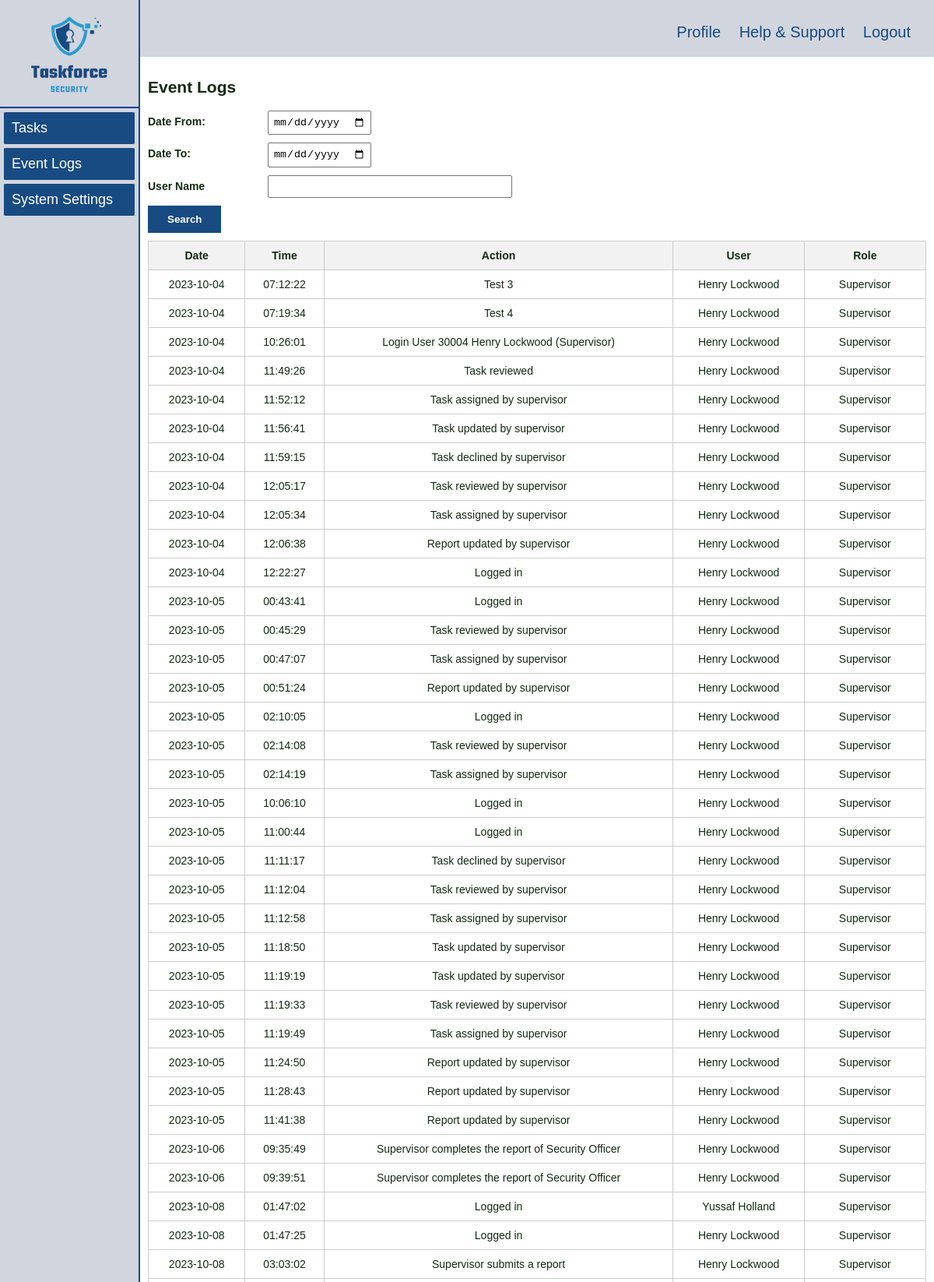
The page /administrator/event_logs.php (upper part) on the database its author committed.
### tables this page shows
CREATE TABLE `event_logs` (
  `eventId` int(5) NOT NULL,
  `action` varchar(100) NOT NULL,
  `userId` int(5) NOT NULL,
  `timestamp` timestamp NOT NULL DEFAULT current_timestamp()
);

CREATE TABLE `user` (
  `userId` int(5) NOT NULL,
  `fName` varchar(50) NOT NULL,
  `lName` varchar(50) NOT NULL,
  `role` varchar(20) NOT NULL,
  `dateStart` date NOT NULL,
  `password` varchar(30) NOT NULL,
  `timestamp` timestamp NOT NULL DEFAULT current_timestamp(),
  `DOB` varchar(255) NOT NULL,
  `sex` varchar(255) DEFAULT NULL,
  `address` varchar(255) DEFAULT NULL,
  `contact` int(11) DEFAULT NULL,
  `email` varchar(255) DEFAULT NULL,
  `usi` int(11) DEFAULT NULL,
  `licence` varchar(255) DEFAULT NULL,
  `Driving_licence` varchar(255) DEFAULT NULL
);

### administrator/event_logs.php (the view, shortened to what this page needs)
<!DOCTYPE html>
<html lang="en">
<head>
    <link rel="stylesheet" href="../styles/navigation.css">
    <link rel="stylesheet" href="../styles/style.css">
</head>
<body>
    <div class="wrapper">
        <div class="left_navbar">
            <div class="logo">
                <img src="../images/logo.png" alt="">
            </div>
            <ul>
                <a href="tasks.html"><li>Tasks</li></a>
                <a href="event_logs.php"><li>Event Logs</li></a>
                <a href="system_settings.html"><li>System Settings</li></a>
            </ul>
        </div>
        <div class="right_content">
            <div class="upper_navbar">
                <a href="../profile/profile.html">Profile</a>
                <a href="../profile/profile.html">Help & Support</a>
                <a href="../login/logout.php">Logout</a>
            </div>
            <div class="main_content">
                <div class="divtoggle">
                    <h2>Event Logs</h2>
                </div>
                <div class="search-bar">
            <div class="search-input">
                <label for="dateFrom">Date From: </label>
                <input type="date" id="dateFrom">
            </div>
            <div class="search-input">
                <label for="dateTo">Date To: </label>
                <input type="date" id="dateTo">
            </div>
            <div class="search-input">
                <label for="userName">User Name</label>
                <input type="text" id="userName">
            </div>
            <button type="button" id="searchButton">Search</button>
        </div>
        <table class="event-log-table">
            <thead>
                <tr>
                    <th>Date</th>
                    <th>Time</th>
                    <th>Action</th>
                    <th>User</th>
                    <th>Role</th>
                </tr>
            </thead>
                    <tbody id="eventLogData">
    <?php
    require_once "../inc/dbconn.inc.php";
    if (isset($conn)) {
        $sql = "SELECT event_logs.*, user.fName, user.lName, user.role AS user_role FROM event_logs
                JOIN user ON event_logs.userid = user.userid";
        $result = $conn->query($sql);
        while ($row = $result->fetch_assoc()) {
            $timestamp = $row['timestamp'];
            $date = date('Y-m-d', strtotime($timestamp));
            $time = date('H:i:s', strtotime($timestamp));
            echo '<tr>';
            echo '<td>' . $date . '</td>';
            echo '<td>' . $time . '</td>';
            echo '<td>' . $row['action'] . '</td>';
            echo '<td>' . $row['fName'] . ' ' . $row['lName'] . '</td>';
            echo '<td>' . $row['user_role'] . '</td>';
            echo '</tr>';
        }
    } else {
        echo "Failed to connect to the database.";
    }
    ?>
</tbody>
                </table>
            </div>
        </div>
    </div>
</body>
</html>

### styles/navigation.css (style rules this page uses)
body { margin: 0% !important; }
.wrapper { width: 100%; height: 100vh; }
.left_navbar { float: left; width: 14.8%; height: 100%; position: fixed; background-color: #D1D5DE; border-right: 2px solid #184B81; }
.left_navbar .logo { margin-top: 20px; margin-bottom: 10px; text-align: center; }
.left_navbar .logo img { width: 100px; height: 100px; margin: 0px auto; }
.left_navbar ul { list-style-type: none; padding-inline-start: 0px !important; border-top: 2px solid #023C9A; }
.left_navbar ul li { font-size: 18px; margin: 5px; padding: 10px; background-color: #184B81; border-radius: 2%; color: white; }
.left_navbar ul a { color: #132A13; text-decoration: none; }
.right_content { float: right; width: 85%; }
.upper_navbar { text-align: right; background-color: #D1D5DE; padding: 30px 30px 20px 30px; font-size: 20px; }
.upper_navbar a { margin-left: 18px; text-decoration: none; color: #184B81; }
.main_content { padding: 10px; color: #132A13; }

### styles/style.css (style rules this page uses)
body { font-family: Helvetica, Arial, sans-serif; font-size: 14px; }
table { width: 100%; border-collapse: collapse; border: 1px solid #000; margin-top: 10px; margin-bottom: 10px; }
th, td { border: 1px solid #000; padding: 8px; }
button { font-weight: bold; color: #fff; border: none; background-color: #184B81; padding: 10px 25px; cursor: pointer; }
input { padding: 5px; margin-bottom: 10px; }
input[type="text"] { width: 300px; }
label { font-weight: bold; margin-bottom: 5px; width: 150px; display: inline-block; margin-bottom: 10px; }
table { width: 100%; border-collapse: collapse; }
th, td { text-align: center; padding: 10px; border: 1px solid #ccc; }
th { background-color: #f2f2f2; }
.divtoggle { display: flex; justify-content: space-between; }

### rows shown on the page
event_logs: timestamp "2023-10-04", timestamp "07:12:22", action "Test 3", userId.fName "Henry", userId.lName "Lockwood", userId.role "Supervisor"
event_logs: timestamp "2023-10-04", timestamp "07:19:34", action "Test 4", userId.fName "Henry", userId.lName "Lockwood", userId.role "Supervisor"
event_logs: timestamp "2023-10-04", timestamp "10:26:01", action "Login User 30004 Henry Lockwood (Supervisor)", userId.fName "Henry", userId.lName "Lockwood", userId.role "Supervisor"
event_logs: timestamp "2023-10-04", timestamp "11:49:26", action "Task reviewed", userId.fName "Henry", userId.lName "Lockwood", userId.role "Supervisor"
event_logs: timestamp "2023-10-04", timestamp "11:52:12", action "Task assigned by supervisor", userId.fName "Henry", userId.lName "Lockwood", userId.role "Supervisor"
event_logs: timestamp "2023-10-04", timestamp "11:56:41", action "Task updated by supervisor", userId.fName "Henry", userId.lName "Lockwood", userId.role "Supervisor"
event_logs: timestamp "2023-10-04", timestamp "11:59:15", action "Task declined by supervisor", userId.fName "Henry", userId.lName "Lockwood", userId.role "Supervisor"
event_logs: timestamp "2023-10-04", timestamp "12:05:17", action "Task reviewed by supervisor", userId.fName "Henry", userId.lName "Lockwood", userId.role "Supervisor"
event_logs: timestamp "2023-10-04", timestamp "12:05:34", action "Task assigned by supervisor", userId.fName "Henry", userId.lName "Lockwood", userId.role "Supervisor"
event_logs: timestamp "2023-10-04", timestamp "12:06:38", action "Report updated by supervisor", userId.fName "Henry", userId.lName "Lockwood", userId.role "Supervisor"
event_logs: timestamp "2023-10-04", timestamp "12:22:27", action "Logged in", userId.fName "Henry", userId.lName "Lockwood", userId.role "Supervisor"
event_logs: timestamp "2023-10-05", timestamp "00:43:41", action "Logged in", userId.fName "Henry", userId.lName "Lockwood", userId.role "Supervisor"
event_logs: timestamp "2023-10-05", timestamp "00:45:29", action "Task reviewed by supervisor", userId.fName "Henry", userId.lName "Lockwood", userId.role "Supervisor"
event_logs: timestamp "2023-10-05", timestamp "00:47:07", action "Task assigned by supervisor", userId.fName "Henry", userId.lName "Lockwood", userId.role "Supervisor"
event_logs: timestamp "2023-10-05", timestamp "00:51:24", action "Report updated by supervisor", userId.fName "Henry", userId.lName "Lockwood", userId.role "Supervisor"
event_logs: timestamp "2023-10-05", timestamp "02:10:05", action "Logged in", userId.fName "Henry", userId.lName "Lockwood", userId.role "Supervisor"
event_logs: timestamp "2023-10-05", timestamp "02:14:08", action "Task reviewed by supervisor", userId.fName "Henry", userId.lName "Lockwood", userId.role "Supervisor"
event_logs: timestamp "2023-10-05", timestamp "02:14:19", action "Task assigned by supervisor", userId.fName "Henry", userId.lName "Lockwood", userId.role "Supervisor"
event_logs: timestamp "2023-10-05", timestamp "10:06:10", action "Logged in", userId.fName "Henry", userId.lName "Lockwood", userId.role "Supervisor"
event_logs: timestamp "2023-10-05", timestamp "11:00:44", action "Logged in", userId.fName "Henry", userId.lName "Lockwood", userId.role "Supervisor"
event_logs: timestamp "2023-10-05", timestamp "11:11:17", action "Task declined by supervisor", userId.fName "Henry", userId.lName "Lockwood", userId.role "Supervisor"
event_logs: timestamp "2023-10-05", timestamp "11:12:04", action "Task reviewed by supervisor", userId.fName "Henry", userId.lName "Lockwood", userId.role "Supervisor"
event_logs: timestamp "2023-10-05", timestamp "11:12:58", action "Task assigned by supervisor", userId.fName "Henry", userId.lName "Lockwood", userId.role "Supervisor"
event_logs: timestamp "2023-10-05", timestamp "11:18:50", action "Task updated by supervisor", userId.fName "Henry", userId.lName "Lockwood", userId.role "Supervisor"
event_logs: timestamp "2023-10-05", timestamp "11:19:19", action "Task updated by supervisor", userId.fName "Henry", userId.lName "Lockwood", userId.role "Supervisor"
event_logs: timestamp "2023-10-05", timestamp "11:19:33", action "Task reviewed by supervisor", userId.fName "Henry", userId.lName "Lockwood", userId.role "Supervisor"
event_logs: timestamp "2023-10-05", timestamp "11:19:49", action "Task assigned by supervisor", userId.fName "Henry", userId.lName "Lockwood", userId.role "Supervisor"
event_logs: timestamp "2023-10-05", timestamp "11:24:50", action "Report updated by supervisor", userId.fName "Henry", userId.lName "Lockwood", userId.role "Supervisor"
event_logs: timestamp "2023-10-05", timestamp "11:28:43", action "Report updated by supervisor", userId.fName "Henry", userId.lName "Lockwood", userId.role "Supervisor"
event_logs: timestamp "2023-10-05", timestamp "11:41:38", action "Report updated by supervisor", userId.fName "Henry", userId.lName "Lockwood", userId.role "Supervisor"
event_logs: timestamp "2023-10-06", timestamp "09:35:49", action "Supervisor completes the report of Security Officer", userId.fName "Henry", userId.lName "Lockwood", userId.role "Supervisor"
event_logs: timestamp "2023-10-06", timestamp "09:39:51", action "Supervisor completes the report of Security Officer", userId.fName "Henry", userId.lName "Lockwood", userId.role "Supervisor"
event_logs: timestamp "2023-10-08", timestamp "01:47:02", action "Logged in", userId.fName "Yussaf", userId.lName "Holland", userId.role "Supervisor"
event_logs: timestamp "2023-10-08", timestamp "01:47:25", action "Logged in", userId.fName "Henry", userId.lName "Lockwood", userId.role "Supervisor"
event_logs: timestamp "2023-10-08", timestamp "03:03:02", action "Supervisor submits a report", userId.fName "Henry", userId.lName "Lockwood", userId.role "Supervisor"
